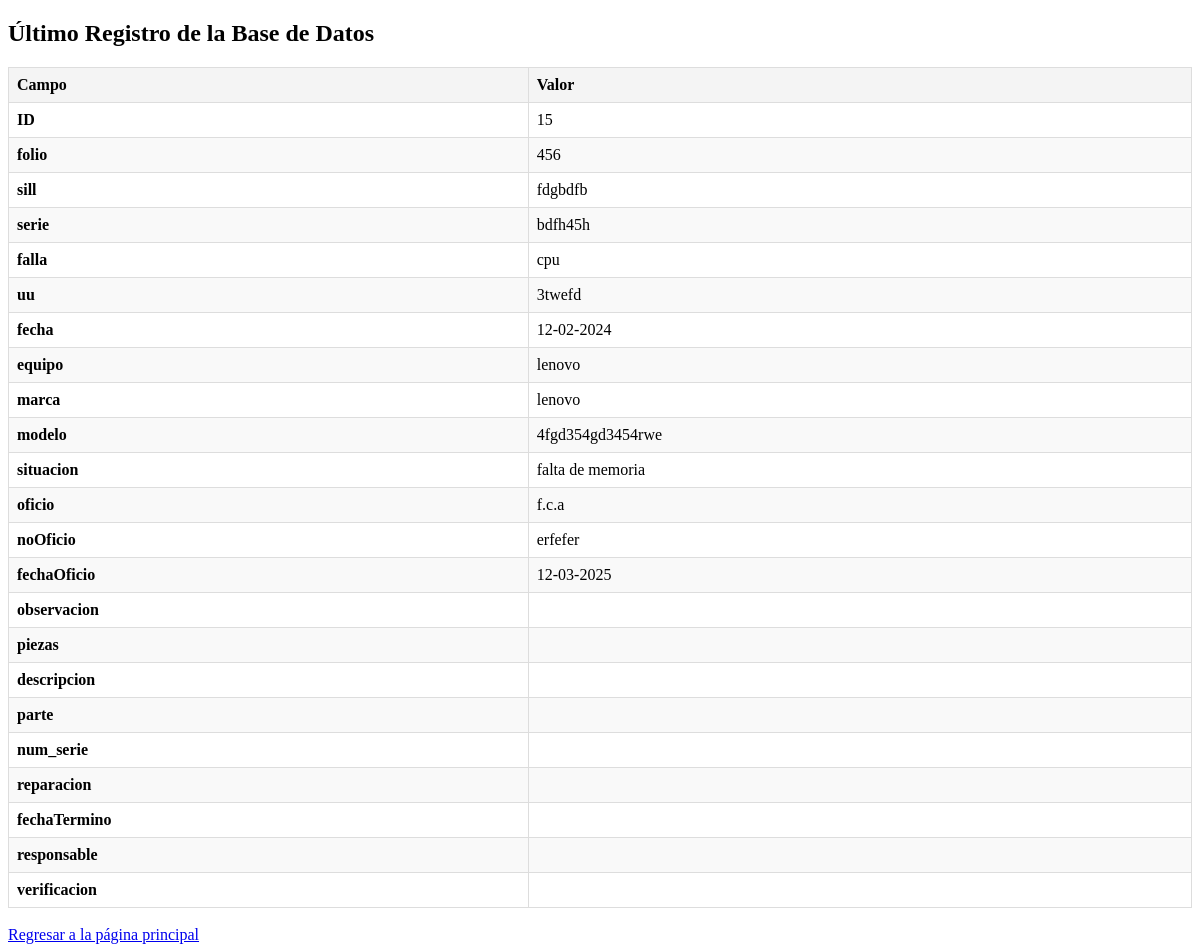
The page /php/ultimo.php on the database its author committed.
### tables this page shows
CREATE TABLE `sti` (
  `ID` int(11) NOT NULL,
  `folio` varchar(20) DEFAULT NULL,
  `sill` varchar(20) DEFAULT NULL,
  `serie` varchar(20) DEFAULT NULL,
  `falla` varchar(255) DEFAULT NULL,
  `uu` varchar(20) DEFAULT NULL,
  `fecha` varchar(20) DEFAULT NULL,
  `equipo` varchar(100) DEFAULT NULL,
  `marca` varchar(50) DEFAULT NULL,
  `modelo` varchar(80) DEFAULT NULL,
  `situacion` varchar(100) DEFAULT NULL,
  `oficio` varchar(50) DEFAULT NULL,
  `noOficio` varchar(50) DEFAULT NULL,
  `fechaOficio` varchar(20) DEFAULT NULL,
  `observacion` varchar(100) DEFAULT NULL,
  `piezas` varchar(50) DEFAULT NULL,
  `descripcion` varchar(80) DEFAULT NULL,
  `parte` varchar(50) DEFAULT NULL,
  `num_serie` varchar(50) DEFAULT NULL,
  `reparacion` varchar(50) DEFAULT NULL,
  `fechaTermino` varchar(20) DEFAULT NULL,
  `responsable` varchar(50) DEFAULT NULL,
  `verificacion` varchar(100) DEFAULT NULL
);

### php/ultimo.php (the view, shortened to what this page needs)
<!DOCTYPE html>
<html lang="en">
<head>
</head>
<body>
    <h2>Último Registro de la Base de Datos</h2>
    <?php
    require('cone.php');
    $stmt_last = $cn->prepare("SELECT * FROM sti ORDER BY ID DESC LIMIT 1");
    $stmt_last->execute();
    $result_last = $stmt_last->get_result();
    if ($result_last->num_rows > 0) {
        $last_record = $result_last->fetch_assoc();
        echo "<table>
                <thead>
                    <tr>
                        <th>Campo</th>
                        <th>Valor</th>
                    </tr>
                </thead>
                <tbody>";
        foreach ($last_record as $key => $value) {
            echo "<tr>
                    <td><strong>$key</strong></td>
                    <td>$value</td>
                </tr>";
        }
        echo "</tbody></table>";
    }
    ?>
    <br>
    <a href="../SEDENA.HTML">Regresar a la página principal</a>
</body>
</html>

### php/ultimo.php (style rules this page uses)
table { width: 100%; border-collapse: collapse; }
th, td { border: 1px solid #ddd; padding: 8px; text-align: left; }
th { background-color: #f4f4f4; }
tr:nth-child(even) { background-color: #f9f9f9; }

### rows shown on the page
sti: ID "15", folio "456", sill "fdgbdfb", serie "bdfh45h", falla "cpu", uu "3twefd", fecha "12-02-2024", equipo "lenovo", marca "lenovo", modelo "4fgd354gd3454rwe", situacion "falta de memoria", oficio "f.c.a", noOficio "erfefer", fechaOficio "12-03-2025"

### other values the page prints
$key "ID"
$key "folio"
$key "sill"
$key "serie"
$key "falla"
$key "uu"
$key "fecha"
$key "equipo"
$key "marca"
$key "modelo"
$key "situacion"
$key "oficio"
$key "noOficio"
$key "fechaOficio"
$key "observacion"
